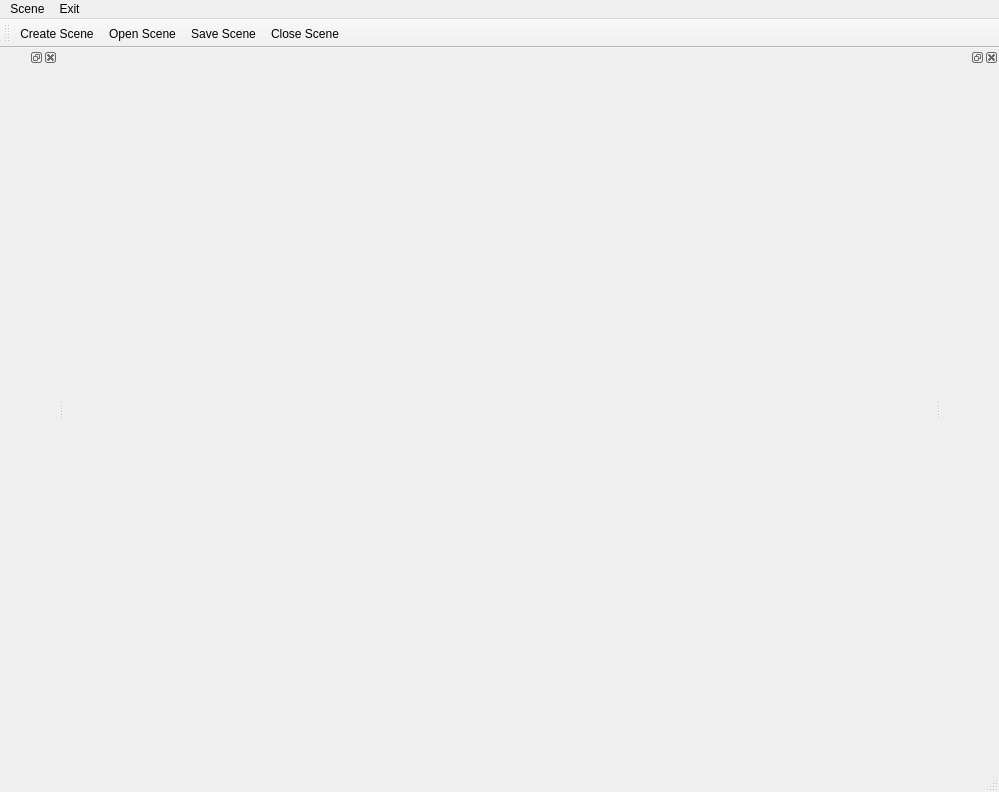
<?xml version="1.0" encoding="UTF-8"?>
<ui version="4.0">
 <class>MainWindow</class>
 <widget class="QMainWindow" name="MainWindow">
  <property name="geometry">
   <rect>
    <x>0</x>
    <y>0</y>
    <width>999</width>
    <height>792</height>
   </rect>
  </property>
  <property name="windowTitle">
   <string>MainWindow</string>
  </property>
  <widget class="QWidget" name="centralWidget"/>
  <widget class="QMenuBar" name="menubar">
   <property name="geometry">
    <rect>
     <x>0</x>
     <y>0</y>
     <width>999</width>
     <height>21</height>
    </rect>
   </property>
   <widget class="QMenu" name="menuCreate_Scene">
    <property name="title">
     <string>Scene</string>
    </property>
    <addaction name="actionCreate_Scene"/>
    <addaction name="actionC"/>
    <addaction name="actionSave_Scene"/>
   </widget>
   <widget class="QMenu" name="menuExit">
    <property name="title">
     <string>Exit</string>
    </property>
   </widget>
   <addaction name="menuCreate_Scene"/>
   <addaction name="menuExit"/>
  </widget>
  <widget class="QStatusBar" name="statusbar"/>
  <widget class="QDockWidget" name="dock_hierarchy">
   <attribute name="dockWidgetArea">
    <number>1</number>
   </attribute>
   <widget class="QWidget" name="dockWidgetContents"/>
  </widget>
  <widget class="QDockWidget" name="dock_inspector">
   <attribute name="dockWidgetArea">
    <number>2</number>
   </attribute>
   <widget class="QWidget" name="dockWidgetContents_3"/>
  </widget>
  <widget class="QToolBar" name="toolBar">
   <property name="windowTitle">
    <string>toolBar</string>
   </property>
   <attribute name="toolBarArea">
    <enum>TopToolBarArea</enum>
   </attribute>
   <attribute name="toolBarBreak">
    <bool>false</bool>
   </attribute>
   <addaction name="actionCreate_Scene"/>
   <addaction name="actionC"/>
   <addaction name="actionSave_Scene"/>
   <addaction name="actionClose_Scene"/>
  </widget>
  <action name="actionCreate_Scene">
   <property name="text">
    <string>Create Scene</string>
   </property>
  </action>
  <action name="actionC">
   <property name="icon">
    <iconset resource="Icons.qrc">
     <normaloff>:/icons/Load</normaloff>:/icons/Load</iconset>
   </property>
   <property name="text">
    <string>Open Scene</string>
   </property>
  </action>
  <action name="actionClose_Scene">
   <property name="icon">
    <iconset resource="Icons.qrc">
     <normaloff>:/icons/New</normaloff>:/icons/New</iconset>
   </property>
   <property name="text">
    <string>Close Scene</string>
   </property>
  </action>
  <action name="actionSave_Scene">
   <property name="icon">
    <iconset resource="Icons.qrc">
     <normaloff>:/icons/Save</normaloff>:/icons/Save</iconset>
   </property>
   <property name="text">
    <string>Save Scene</string>
   </property>
  </action>
 </widget>
 <resources>
  <include location="Icons.qrc"/>
 </resources>
 <connections/>
</ui>
